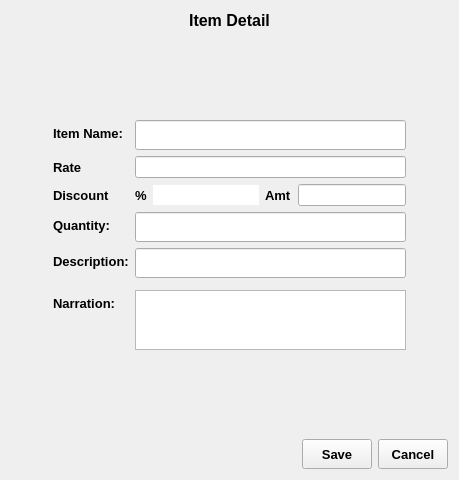
<?xml version="1.0" encoding="UTF-8"?>
<ui version="4.0">
 <class>RestaurantItemDetail</class>
 <widget class="QWidget" name="RestaurantItemDetail">
  <property name="geometry">
   <rect>
    <x>0</x>
    <y>0</y>
    <width>459</width>
    <height>480</height>
   </rect>
  </property>
  <property name="windowTitle">
   <string>Form</string>
  </property>
  <layout class="QVBoxLayout" name="verticalLayout">
   <item>
    <widget class="QLabel" name="label">
     <property name="font">
      <font>
       <pointsize>12</pointsize>
       <bold>true</bold>
      </font>
     </property>
     <property name="text">
      <string>Item Detail</string>
     </property>
     <property name="alignment">
      <set>Qt::AlignCenter</set>
     </property>
    </widget>
   </item>
   <item>
    <spacer name="verticalSpacer_2">
     <property name="orientation">
      <enum>Qt::Vertical</enum>
     </property>
     <property name="sizeHint" stdset="0">
      <size>
       <width>20</width>
       <height>29</height>
      </size>
     </property>
    </spacer>
   </item>
   <item>
    <layout class="QHBoxLayout" name="horizontalLayout">
     <item>
      <spacer name="horizontalSpacer">
       <property name="orientation">
        <enum>Qt::Horizontal</enum>
       </property>
       <property name="sizeHint" stdset="0">
        <size>
         <width>40</width>
         <height>20</height>
        </size>
       </property>
      </spacer>
     </item>
     <item>
      <layout class="QFormLayout" name="formLayout">
       <item row="1" column="1">
        <widget class="QLineEdit" name="itemNameLineEdit">
         <property name="minimumSize">
          <size>
           <width>0</width>
           <height>30</height>
          </size>
         </property>
         <property name="font">
          <font>
           <pointsize>10</pointsize>
           <bold>false</bold>
          </font>
         </property>
        </widget>
       </item>
       <item row="4" column="1">
        <widget class="QLineEdit" name="quantityLineEdit">
         <property name="minimumSize">
          <size>
           <width>0</width>
           <height>30</height>
          </size>
         </property>
         <property name="font">
          <font>
           <pointsize>10</pointsize>
           <bold>false</bold>
          </font>
         </property>
        </widget>
       </item>
       <item row="6" column="1">
        <widget class="QLineEdit" name="descriptionLineEdit">
         <property name="minimumSize">
          <size>
           <width>0</width>
           <height>30</height>
          </size>
         </property>
         <property name="font">
          <font>
           <pointsize>10</pointsize>
           <bold>false</bold>
          </font>
         </property>
        </widget>
       </item>
       <item row="7" column="0" colspan="2">
        <layout class="QHBoxLayout" name="horizontalLayout_4">
         <item>
          <layout class="QGridLayout" name="leftLayout"/>
         </item>
         <item>
          <layout class="QGridLayout" name="rightLayout"/>
         </item>
        </layout>
       </item>
       <item row="9" column="0">
        <widget class="QLabel" name="narrationLabel">
         <property name="font">
          <font>
           <pointsize>10</pointsize>
           <bold>true</bold>
          </font>
         </property>
         <property name="text">
          <string>Narration:</string>
         </property>
        </widget>
       </item>
       <item row="9" column="1">
        <widget class="QPlainTextEdit" name="narrationTextEdit">
         <property name="maximumSize">
          <size>
           <width>16777215</width>
           <height>60</height>
          </size>
         </property>
         <property name="font">
          <font>
           <pointsize>10</pointsize>
          </font>
         </property>
        </widget>
       </item>
       <item row="1" column="0">
        <widget class="QLabel" name="itemNameLabel">
         <property name="font">
          <font>
           <pointsize>10</pointsize>
           <bold>true</bold>
          </font>
         </property>
         <property name="text">
          <string>Item Name:</string>
         </property>
        </widget>
       </item>
       <item row="4" column="0">
        <widget class="QLabel" name="quantityLabel">
         <property name="font">
          <font>
           <pointsize>10</pointsize>
           <bold>true</bold>
          </font>
         </property>
         <property name="text">
          <string>Quantity:</string>
         </property>
        </widget>
       </item>
       <item row="6" column="0">
        <widget class="QLabel" name="descriptionLabel">
         <property name="font">
          <font>
           <pointsize>10</pointsize>
           <bold>true</bold>
          </font>
         </property>
         <property name="text">
          <string>Description:</string>
         </property>
        </widget>
       </item>
       <item row="2" column="1">
        <widget class="QLineEdit" name="rateLine"/>
       </item>
       <item row="2" column="0">
        <widget class="QLabel" name="label_2">
         <property name="font">
          <font>
           <pointsize>10</pointsize>
           <bold>true</bold>
          </font>
         </property>
         <property name="text">
          <string>Rate</string>
         </property>
        </widget>
       </item>
       <item row="3" column="1">
        <layout class="QHBoxLayout" name="horizontalLayout_3">
         <item>
          <widget class="QLabel" name="label_4">
           <property name="font">
            <font>
             <pointsize>10</pointsize>
             <bold>true</bold>
            </font>
           </property>
           <property name="text">
            <string>%</string>
           </property>
          </widget>
         </item>
         <item>
          <widget class="QLineEdit" name="discPercLine">
           <property name="frame">
            <bool>false</bool>
           </property>
          </widget>
         </item>
         <item>
          <widget class="QLabel" name="label_5">
           <property name="font">
            <font>
             <pointsize>10</pointsize>
             <bold>true</bold>
            </font>
           </property>
           <property name="text">
            <string>Amt</string>
           </property>
          </widget>
         </item>
         <item>
          <widget class="QLineEdit" name="discAmountLine"/>
         </item>
        </layout>
       </item>
       <item row="3" column="0">
        <widget class="QLabel" name="label_3">
         <property name="font">
          <font>
           <pointsize>10</pointsize>
           <bold>true</bold>
          </font>
         </property>
         <property name="text">
          <string>Discount</string>
         </property>
        </widget>
       </item>
      </layout>
     </item>
     <item>
      <spacer name="horizontalSpacer_2">
       <property name="orientation">
        <enum>Qt::Horizontal</enum>
       </property>
       <property name="sizeHint" stdset="0">
        <size>
         <width>40</width>
         <height>20</height>
        </size>
       </property>
      </spacer>
     </item>
    </layout>
   </item>
   <item>
    <spacer name="verticalSpacer">
     <property name="orientation">
      <enum>Qt::Vertical</enum>
     </property>
     <property name="sizeHint" stdset="0">
      <size>
       <width>20</width>
       <height>13</height>
      </size>
     </property>
    </spacer>
   </item>
   <item>
    <layout class="QHBoxLayout" name="horizontalLayout_2">
     <item>
      <spacer name="horizontalSpacer_3">
       <property name="orientation">
        <enum>Qt::Horizontal</enum>
       </property>
       <property name="sizeHint" stdset="0">
        <size>
         <width>40</width>
         <height>20</height>
        </size>
       </property>
      </spacer>
     </item>
     <item>
      <widget class="QToolButton" name="saveButton">
       <property name="minimumSize">
        <size>
         <width>70</width>
         <height>30</height>
        </size>
       </property>
       <property name="font">
        <font>
         <pointsize>10</pointsize>
         <bold>true</bold>
        </font>
       </property>
       <property name="text">
        <string>Save</string>
       </property>
      </widget>
     </item>
     <item>
      <widget class="QToolButton" name="cancelButton">
       <property name="minimumSize">
        <size>
         <width>70</width>
         <height>30</height>
        </size>
       </property>
       <property name="font">
        <font>
         <pointsize>10</pointsize>
         <bold>true</bold>
        </font>
       </property>
       <property name="text">
        <string>Cancel</string>
       </property>
      </widget>
     </item>
    </layout>
   </item>
  </layout>
 </widget>
 <resources/>
 <connections/>
</ui>
